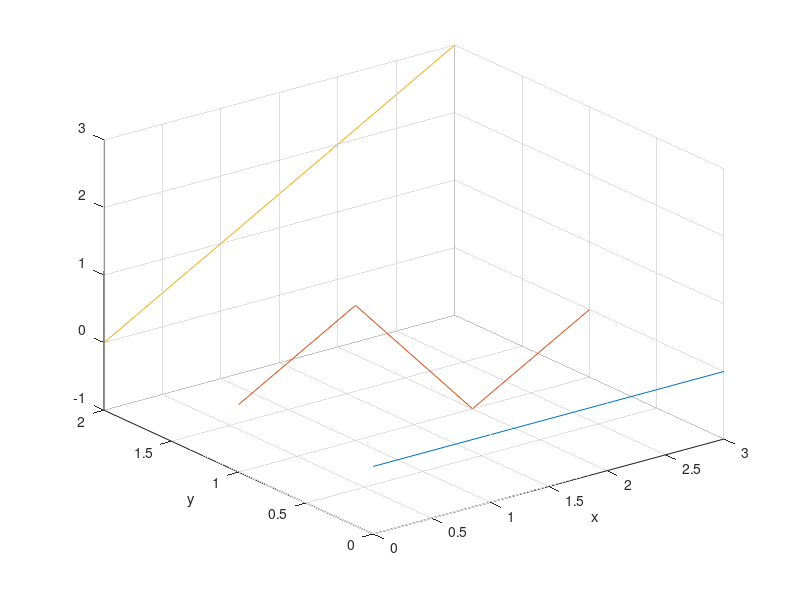

Write MATLAB code to recreate this figure. (Note: this script raises an error after producing the figure.)
clc
clear all
close all
U=0:0.01:1;
V=U;
d=numel(U);
X=zeros(d,d);
Y=zeros(d,d);
Z=zeros(d,d);

P(:,: ,1)=[0 0 0;1 0 0; 2 0 0;3 0 0];
P(:,: ,2)=[0 1 0;1 1 1; 2 1 -1;3 1 0];
P(:,: ,3)=[0 2 0;1 2 1; 2 2 2;3 2 3];
n=numel(P(1,:,1))-1;
m=numel(P(1,1,:))-1;
figure
plot3(P(:,1,1),P(:,2,1),P(:,3,1),P(:,1,2),P(:,2,2),P(:,3,2),P(:,1,3),P(:,2,3),P(:,3,3));grid on;xlabel('x');ylabel('y')
figure
for k=1:d
    u0=V(k);
    C=zeros(3,d);
for i=0:m 
    b0=0;
    for j=0:n
        b0=b0+bern(j,m,u0)*P(j+1,:,i+1)';
    end
    o=bern(i,n,U);
    C=C+b0.*[o;o;o];
end
plot3(C(1,:),C(2,:),C(3,:));grid on;xlabel('x');ylabel('y');hold on
end
